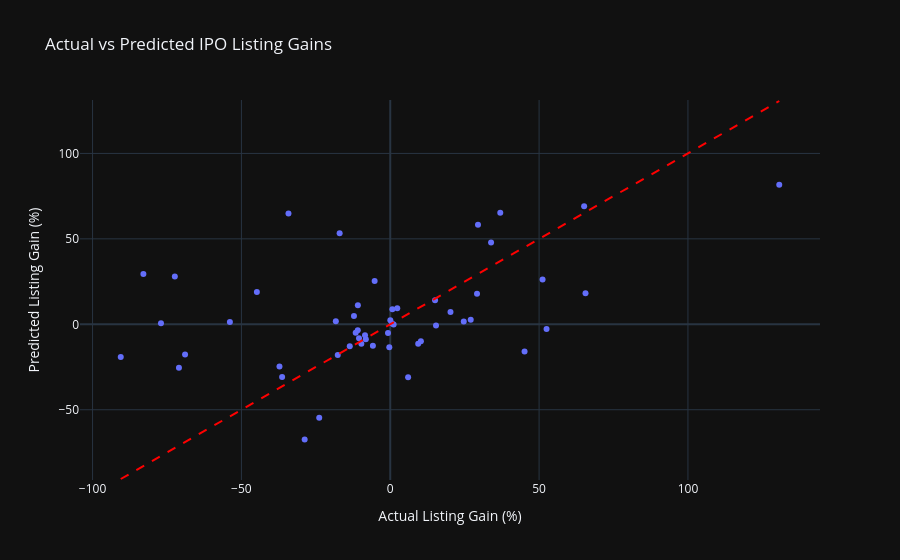

The code cell stored with this chart in its notebook:
### Code cell
fig = px.scatter(
    x=y_test_reg,
    y=y_pred_reg,
    labels={
        "x": "Actual Listing Gain (%)",
        "y": "Predicted Listing Gain (%)"
    },
    title="Actual vs Predicted IPO Listing Gains"
)
fig.add_shape(
    type="line",
    x0=y_test_reg.min(), y0=y_test_reg.min(),
    x1=y_test_reg.max(), y1=y_test_reg.max(),
    line=dict(color="red", dash="dash")
)
fig.show()

### Figure 1 — Plotly figure (JSON) as saved in the notebook; plotly's stock layout.template omitted (floating-point values rounded to 4 significant figures)
{"data": [{"hovertemplate": "Actual Listing Gain (%)=%{x}<br>Predicted Listing Gain (%)=%{y}<extra></extra>", "legendgroup": "", "marker": {"color": "#636efa", "symbol": "circle"}, "mode": "markers", "name": "", "orientation": "v", "showlegend": false, "x": [0.71, 6.0, 52.5, -28.75, 10.29, 15.37, -10.91, 130.7, -17.64, 33.87, -70.98, -18.28, 24.69, -17.0, -11.61, 0.59, -36.33, -77.02, -44.81, -9.71, -10.49, 1.14, -5.83, 29.47, 51.17, -34.19, 20.23, -0.76, 29.15, 15.05, 27.03, -53.87, -23.86, 2.36, -72.36, -12.19, 9.39, -8.48, -68.92, -13.6, 45.12, -90.53, -10.88, -5.24, 65.13, 36.96, 65.59, -8.2, 0.03, -82.92, -0.32, -37.21], "xaxis": "x", "y": [8.784, -30.99, -2.818, -67.46, -9.947, -0.7299, -3.421, 81.6, -17.92, 47.91, -25.49, 1.785, 1.6, 53.34, -4.979, 0.4202, -30.91, 0.6662, 18.93, -11.38, -8.093, -0.1598, -12.48, 58.19, 26.16, 64.88, 7.248, -5.127, 17.89, 14.04, 2.597, 1.374, -54.62, 9.425, 27.92, 4.858, -11.37, -6.358, -17.7, -12.88, -15.95, -19.12, 11.1, 25.33, 69.14, 65.34, 18.21, -8.782, 2.418, 29.38, -13.37, -24.68], "yaxis": "y", "type": "scatter"}], "layout": {"xaxis": {"anchor": "y", "domain": [0.0, 1.0], "title": {"text": "Actual Listing Gain (%)"}}, "yaxis": {"anchor": "x", "domain": [0.0, 1.0], "title": {"text": "Predicted Listing Gain (%)"}}, "legend": {"tracegroupgap": 0}, "title": {"text": "Actual vs Predicted IPO Listing Gains"}, "shapes": [{"line": {"color": "red", "dash": "dash"}, "type": "line", "x0": -90.53, "x1": 130.7, "y0": -90.53, "y1": 130.7}]}}
